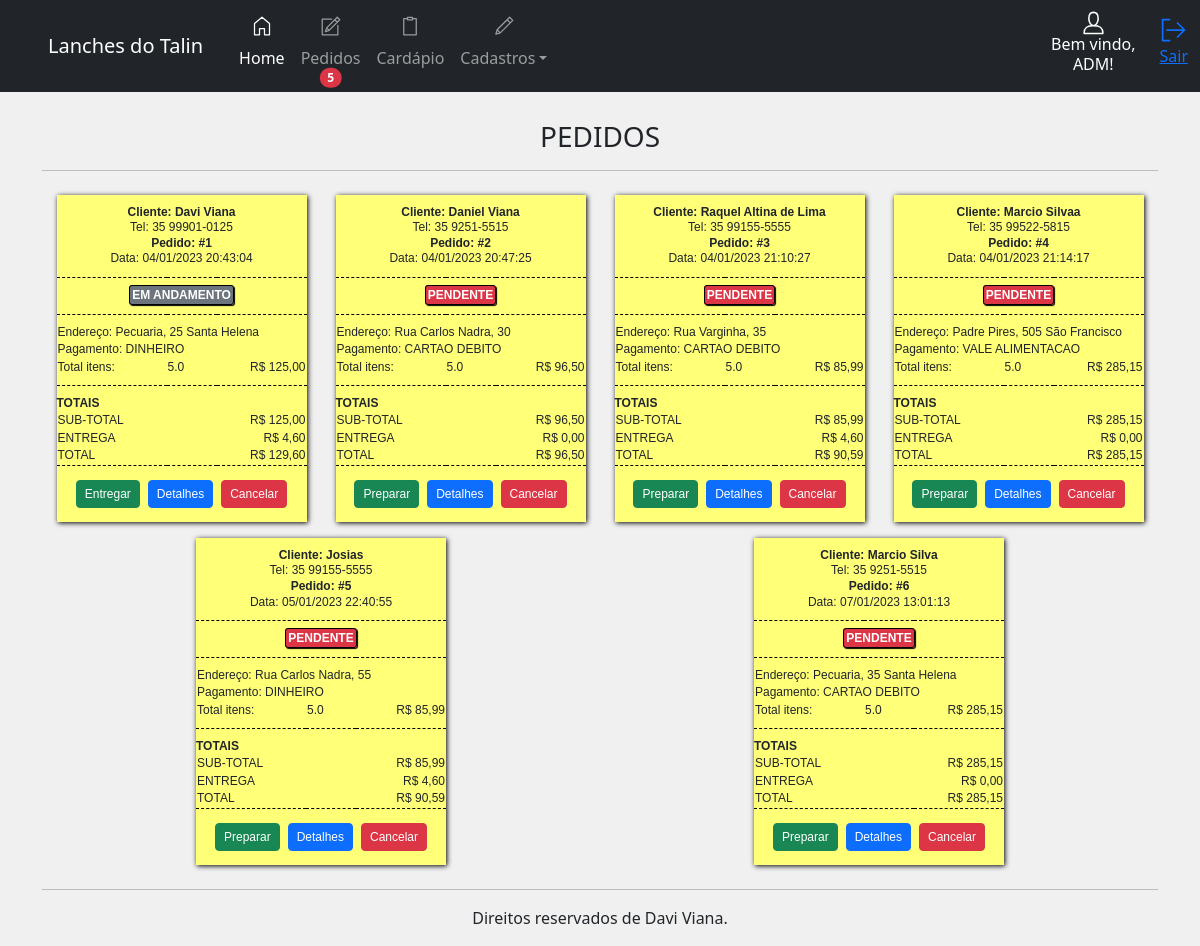
Page /painel/pedidos (signed in) on the committed database.
### app/__init__.py (models this page shows, shortened)
class cadempresa(UserMixin, db.Model):
    id = db.Column(db.Integer, primary_key=True, autoincrement=True)
    company_name = db.Column(db.String(100))
    corporate_name = db.Column(db.String(100))
    address = db.Column(db.String(100))
    district = db.Column(db.String(200))
    city = db.Column(db.String(200))
    cep = db.Column(db.String(50))
    email = db.Column(db.String(50))
    tel = db.Column(db.String(50))
    cnpj = db.Column(db.String(50))
    dt_create = db.Column(db.DATETIME)

class users(UserMixin, db.Model):
    id = db.Column(db.Integer, primary_key=True, autoincrement=True)
    user = db.Column(db.String(10))
    name = db.Column(db.String(50))
    email = db.Column(db.String(100))
    password = db.Column(db.String(200))
    dt_create = db.Column(db.DATETIME)
    situation = db.Column(db.String(50))

class pedidos(UserMixin, db.Model):
    id = db.Column(db.Integer, primary_key=True, autoincrement=True)
    name_client = db.Column(db.String(100))
    payment = db.Column(db.String(100))
    delivery = db.Column(db.String(100))
    note = db.Column(db.String(200))
    sub_amount = db.Column(db.String(100))
    amount = db.Column(db.String(100))
    address = db.Column(db.String(100))
    tel = db.Column(db.String(200))
    order_time = db.Column(db.String(200))
    order_start = db.Column(db.String(200))
    situation = db.Column(db.String(50))

### app/panel.py (the view, shortened to what this page needs)
@bp.route('/pedido/<int:id>/<case>', methods=['POST', 'GET'])
@bp.route('/pedidos', methods=['POST', 'GET'])
@login_required
def pedidos_(id=None, case=None):
    menu_panel = load_menu()
    all_pedidos = pedidos.query.filter(
        pedidos.situation != 'FINALIZADO', pedidos.situation != 'CANCELADO').all()
    return render_template('panel/pedidos.html', menu_panel=menu_panel, all_pedidos=all_pedidos)

### app/__init__.py (called while the page is built)
@login_manager.user_loader
def get(user):
    return users.query.get(user)

def load_menu():
    empresa = cadempresa.query.filter_by(id=1).first()
    if empresa is None:
        company_name = 'NOME EMPRESA'
    else:
        company_name = empresa.company_name
    username = current_user.name
    badgeOrder = pedidos.query.filter_by(situation='PENDENTE').all()
    return username, company_name, len(badgeOrder)

### app/templates/panel/pedidos.html (shortened to what this page needs)
{% extends 'panel/home.html' %}
{% block panel %}
<br>
<h3 style="text-align: center;">PEDIDOS</h3>
<hr>
<div class="d-flex justify-content-around flex-wrap">
    {% for pedido in all_pedidos %}
    <table class="printer-ticket m-2">
        <thead>
            <tr>
                <th colspan="3">
                    <b>Cliente: {{ pedido.name_client }}</b> <br>
                    Tel: {{ pedido.tel }} <br>
                    <b>Pedido: #{{ pedido.id }}</b> <br>
                    Data: {{ pedido.order_time }}
                </th>
            </tr>
            <tr>
                <th class="ttu" colspan="3">
                    {% if pedido.situation == 'PENDENTE' %}
                    <b class="situacao bg-danger">PENDENTE</b>
                    {% elif pedido.situation == 'EM ANDAMENTO' %}
                    <b class="situacao bg-secondary">EM ANDAMENTO</b>
                    {% elif pedido.situation == 'EM ENTREGA' %}
                    <b class="situacao bg-success">EM ENTREGA</b>
                    {% elif pedido.situation == 'RETIRAR' %}
                    <b class="situacao bg-success">À RETIRAR</b>
                    {% endif %}
                </th>
            </tr>
        </thead>
        <tbody>
            <tr class="top">
                <td colspan="3">Endereço: {{ pedido.address }}</td>
            </tr>
            <tr>
                <td colspan="3">Pagamento: {{ pedido.payment }}</td>
            </tr>
            <tr>
                <td>Total itens:</td>
                <td>5.0</td>
                <td>R$ {{ pedido.sub_amount }}</td>
            </tr>
        </tbody>
        <tfoot>
            <tr class="sup ttu p--0">
                <td colspan="3">
                    <b>Totais</b>
                </td>
            </tr>
            <tr class="ttu">
                <td colspan="2">Sub-total</td>
                <td align="right">R$ {{ pedido.sub_amount }}</td>
            </tr>
            {% if pedido.delivery == 'ENTREGA' %}
            <tr class="ttu">
                <td colspan="2">Entrega</td>
                <td align="right">R$ 4,60</td>
            </tr>
            {% else %}
            <tr class="ttu">
                <td colspan="2">Entrega</td>
                <td align="right">R$ 0,00</td>
            </tr>
            {% endif %}
            <tr class="ttu">
                <td colspan="2">Total</td>
                <td align="right">R$ {{ pedido.amount }}</td>
            </tr>
            <tr class="sup">
                <td colspan="3" align="center">
                    <div class="d-flex justify-content-center">
                        {% if pedido.situation == 'PENDENTE' %}
                        <form action="pedido/{{pedido.id}}/prepare" method="POST">
                            <button class="btn btn-success btn-sm m-1">Preparar</button>
                        </form>
                        {% elif pedido.situation == 'EM ANDAMENTO' %}
                        <form action="pedido/{{pedido.id}}/deliver" method="POST">
                            <button class="btn btn-success btn-sm m-1">Entregar</button>
                        </form>
                        {% elif pedido.situation == 'EM ENTREGA' %}
                        <form action="pedido/{{pedido.id}}/finalize" method="POST">
                            <button class="btn btn-success btn-sm m-1">Entregue</button>
                        </form>
                        {% elif pedido.situation == 'RETIRAR' %}
                        <form action="pedido/{{pedido.id}}/finalize" method="POST">
                            <button class="btn btn-success btn-sm m-1">Retirado</button>
                        </form>
                        {% endif %}
                        <button type="button" class="btn btn-primary btn-sm m-1" data-bs-toggle="modal"
                            data-bs-target="#{{ pedido.id }}">Detalhes</button>
                        <form action="pedido/{{pedido.id}}/cancel" method="POST">
                            <button class="btn btn-danger btn-sm m-1">Cancelar</button>
                        </form>
                    </div>
                </td>
            </tr>
        </tfoot>
    </table>
    {% endfor %}
</div>
{% endblock %}

### app/templates/panel/home.html (shortened to what this page needs)
{% extends 'layout.html' %}
{% block content %}
<header>
    <nav class="navbar navbar-expand-lg navbar-dark bg-dark fixed-top">
        <a class="navbar-brand ps-5 text-center">{{ menu_panel[1] }}</a>
        <div class="container">
            <div class="collapse navbar-collapse" id="navbarSupportedContent">
                <ul class="navbar-nav me-auto">
                    <li class="nav-item">
                        <a class="nav-link active " aria-current="page" href="{{url_for('panel.home')}}"><svg
                                id="i-home" xmlns="http://www.w3.org/2000/svg" viewBox="0 0 32 32" width="40"
                                height="20" fill="none" stroke="currentcolor" stroke-linecap="round"
                                stroke-linejoin="round" stroke-width="2"
                                class="position-relative top-0 start-50 translate-middle">
                                <path d="M12 20 L12 30 4 30 4 12 16 2 28 12 28 30 20 30 20 20 Z" />
                            </svg> <br>Home</a>
                    </li>
                    <li class="nav-item">
                        <a class="nav-link position-relative" href="{{url_for('panel.pedidos_')}}">  <br>Pedidos
                            {% if menu_panel[2] > 0 %}
                            <span
                                class="position-absolute top-100 start-50 translate-middle badge rounded-pill bg-danger">
                                {{ menu_panel[2] }}
                            </span>
                            {% endif %}
                        </a>
                    </li>
                    <li class="nav-item">
                        <a class="nav-link" href="{{url_for('panel.cardapio')}}">  <br>Cardápio</a>
                    </li>
                    <li class="nav-item dropdown">
                        <a class="nav-link dropdown-toggle" href="#" id="navbarDropdown" role="button"
                            data-bs-toggle="dropdown" aria-expanded="false">  <br>Cadastros</a>
                    </li>
                </ul>
                <div class="d-flex flex-column align-items-center text-bg-dark me-4">
                    <h6 class="text-center">Bem vindo,<br> {{ menu_panel[0] }}!</h6>
                </div>
                <a href="{{url_for('auth.logout')}}" class="mt-2" role="button" title="Sair"><svg id="i-signout"
                        xmlns="http://www.w3.org/2000/svg" viewBox="0 0 32 32" width="28" height="28" fill="none"
                        stroke="currentcolor" stroke-linecap="round" stroke-linejoin="round" stroke-width="2">
                        <path d="M28 16 L8 16 M20 8 L28 16 20 24 M11 28 L3 28 3 4 11 4" />
                    </svg>
                    <p>Sair</p>
                </a>
            </div>
        </div>
    </nav>
</header>
<main class="container pt-5 mt-5">
    {% block panel %}{% endblock %}
    <hr>
</main>
<footer class="container pb-3" style="text-align: center;">
    Direitos reservados de Davi Viana.
</footer>
{% endblock %}

### app/static/css/style.css (style rules this page uses)
.text-center { text-align: center; }
.ttu { text-transform: uppercase; }
.ttu .situacao { color: rgb(255, 255, 255); padding: 2px; border: 1px solid rgb(0, 0, 0); border-radius: 3px; box-shadow: 1px 1px 1px rgb(0, 0, 0); }
.printer-ticket { padding: 5px; margin-left: auto; margin-right: auto; background: rgb(255, 255, 120); box-shadow: 1px 1px 5px rgba(0, 0, 0); display: table !important; width: 100%; max-width: 250px; font-weight: light; line-height: 1.3em; }
.printer-ticket, .printer-ticket * { font-family: Tahoma, Geneva, sans-serif; font-size: 12px; }
.printer-ticket th:nth-child(2), .printer-ticket td:nth-child(2) { width: 50px; }
.printer-ticket th:nth-child(3), .printer-ticket td:nth-child(3) { width: 90px; text-align: right; }
.printer-ticket th { font-weight: inherit; padding: 10px 0; text-align: center; border-bottom: 1px dashed rgb(0, 0, 0); }
.printer-ticket tbody tr:last-child td { padding-bottom: 10px; }
.printer-ticket tfoot .sup td { padding: 10px 0; border-top: 1px dashed rgb(0, 0, 0); }
.printer-ticket tfoot .sup.p--0 td { padding-bottom: 0; }
.printer-ticket .top td { padding-top: 10px; }

### rows in the picture
cadempresa: company_name "Lanches do Talin"
users: name "ADM"
pedidos: name_client "Davi Viana", tel "35 99901-0125", id "1", order_time "04/01/2023 20:43:04", situation "EM ANDAMENTO", address "Pecuaria, 25 Santa Helena", payment "DINHEIRO", sub_amount "125,00", delivery "ENTREGA", amount "129,60"
pedidos: name_client "Daniel Viana", tel "35 9251-5515", id "2", order_time "04/01/2023 20:47:25", situation "PENDENTE", address "Rua Carlos Nadra, 30", payment "CARTAO DEBITO", sub_amount "96,50", delivery "ENTREGA", amount "96,50"
pedidos: name_client "Raquel Altina de Lima", tel "35 99155-5555", id "3", order_time "04/01/2023 21:10:27", situation "PENDENTE", address "Rua Varginha, 35", payment "CARTAO DEBITO", sub_amount "85,99", delivery "ENTREGA", amount "90,59"
pedidos: name_client "Marcio Silvaa", tel "35 99522-5815", id "4", order_time "04/01/2023 21:14:17", situation "PENDENTE", address "Padre Pires, 505 São Francisco", payment "VALE ALIMENTACAO", sub_amount "285,15", delivery "ENTREGA", amount "285,15"
pedidos: name_client "Josias", tel "35 99155-5555", id "5", order_time "05/01/2023 22:40:55", situation "PENDENTE", address "Rua Carlos Nadra, 55", payment "DINHEIRO", sub_amount "85,99", delivery "ENTREGA", amount "90,59"
pedidos: name_client "Marcio Silva", tel "35 9251-5515", id "6", order_time "07/01/2023 13:01:13", situation "PENDENTE", address "Pecuaria, 35 Santa Helena", payment "CARTAO DEBITO", sub_amount "285,15", delivery "ENTREGA", amount "285,15"

### other values in the picture
{{ menu_panel[2] }} "5"
